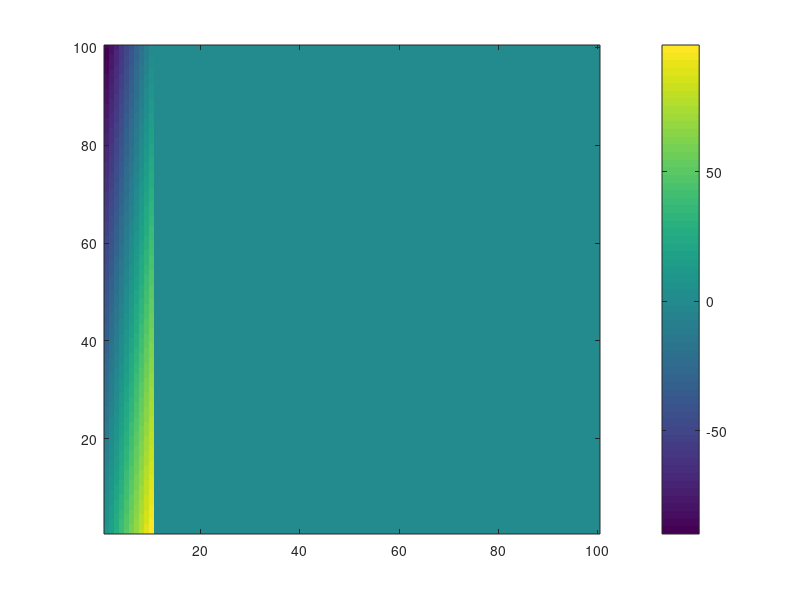

This figure's MATLAB source:
Z=zeros(100,100);   
for X=1:10              %Increment X from 1 to 10
    for Y=1:100         %Increment Y from 1 to 100
        Z(Y,X)=10*X-Y;  %Assign the value of 10*X-Y to row Y column X of Z
    end                 %Return to line 3
end                     %Return to line 2
figure;imagesc(Z);set(gca,'YDir','normal');colorbar;
